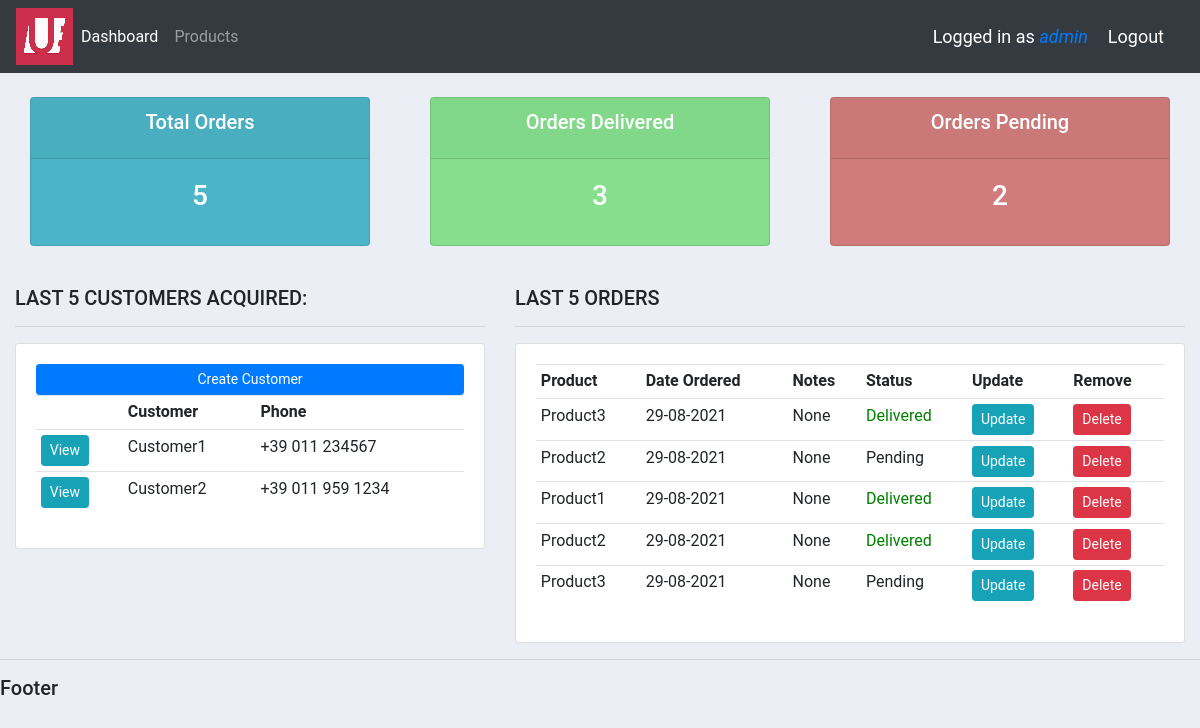
The page / (signed in) on the database as committed earlier.
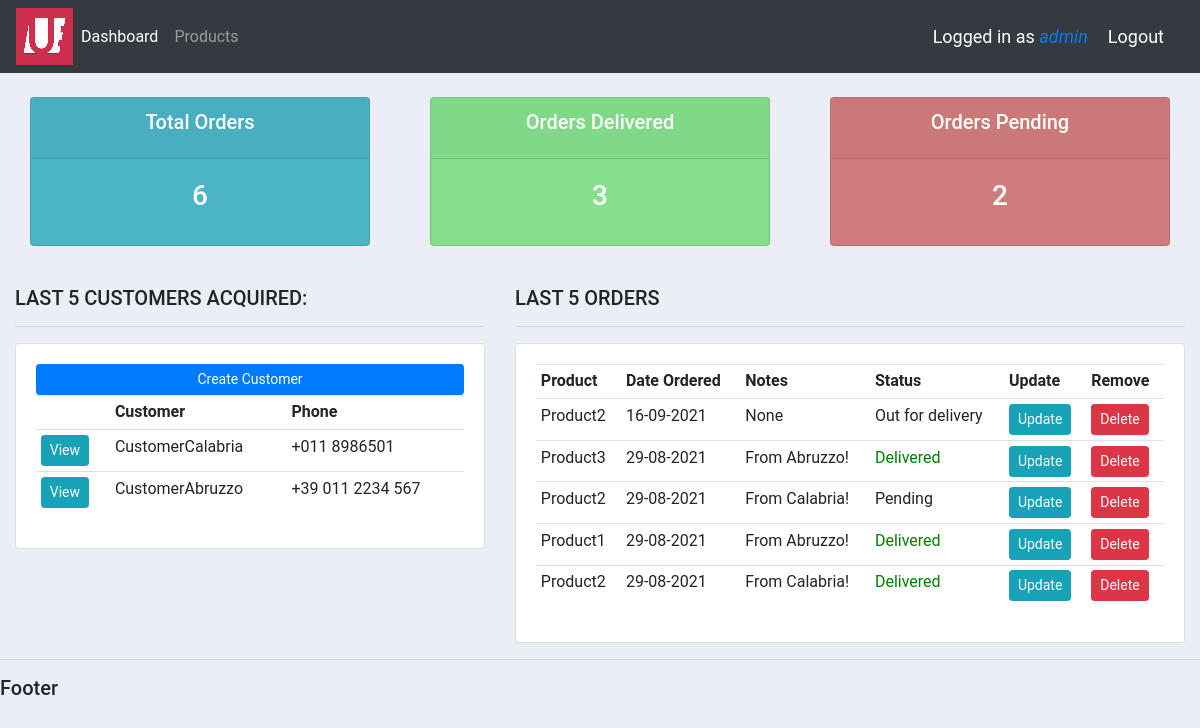
The same page on the database as committed later.
### accounts/models.py (models this page shows, shortened)
class Customer(models.Model):
    user = models.OneToOneField(User, null=True, blank=True, on_delete=models.SET_NULL)  # One-to-one with user, set user null if deleted
    name = models.CharField(max_length=200, null=True)     # String
    phone = models.CharField(max_length=200, null=True, blank=True)     # String
    region = models.ForeignKey(Group, null=True, on_delete=models.SET_NULL)
    address = models.CharField(max_length=200, null=True, blank=True)   # String
    email = models.CharField(max_length=200, null=True)     # String
    profile_pic = models.ImageField(default="blank_profile.png", null=True, blank=True)      # Image
    date_created = models.DateTimeField(auto_now_add=True)  # Timestamp

class Order(models.Model):
    STATUS = (
        ('Pending','Pending'),
        ('Out for delivery','Out for delivery'),
        ('Delivered','Delivered')
    )
    customer = models.ForeignKey(Customer, null=True, on_delete = models.SET_NULL)
    product = models.ForeignKey(Product, null=True, on_delete=models.SET_NULL)
    date_created = models.DateTimeField(auto_now_add=True)  # Timestamp
    status = models.CharField(max_length=200, null=True, choices=STATUS)     # String with dropdown choices
    notes = models.CharField(max_length=200, null=True, blank=True)

class Product(models.Model):
    CATEGORY = (
        ('Hardware','Hardware'),
        ('Software','Software'),
    )
    name = models.CharField(max_length=200, null=True)     # String
    price = models.FloatField(null=True)                    # Float
    category = models.CharField(max_length=200, null=True, choices=CATEGORY)     # String
    description = models.CharField(max_length=200, null=True, blank=True)     # String, can be blank
    date_created = models.DateTimeField(auto_now_add=True)  # Timestamp
    tag = models.ManyToManyField(Tag)
    def __str__(self):
        return self.name

### accounts/decorators.py (the view)
    def wrapper_function(request, *args, **kwargs):
        group = None
        if request.user.groups.exists():
            group = request.user.groups.all()[0].name
        if group == 'Customers':
            return redirect('user_page')
        else:
            return view_function(request, *args, **kwargs)

### accounts/templatetags/has_group.py (called while the page is built)
@register.filter(name='has_group')
def has_group(user, group_name):
    return user.groups.filter(name=group_name).exists()

### accounts/templates/accounts/dashboard.html
{% extends 'accounts/main.html' %}
{% block content %}
{% include 'accounts/status.html' %}
<br>
<div class="row">
	<div class="col-md-5">
		<h5>LAST 5 CUSTOMERS ACQUIRED:</h5>
		<hr>
		<div class="card card-body">
			<a class="btn btn-primary btn-sm btn-block" href="">Create Customer</a>
			<table class="table table-sm">
				<tr>
					<th></th>
					<th>Customer</th>
					<th>Phone</th>
					{% for customer in customers %}
					<tr>
						<td><a href="{% url 'customer' customer.id %}" class="btn btn-sm btn-info">View</a></td>
						<td>{{ customer.name }}</td>
						<td>{{ customer.phone }}</td>
					</tr>
					{% endfor %}
				</tr>
			</table>
		</div>
	</div>
	<div class="col-md-7">
		<h5>LAST 5 ORDERS</h5>
		<hr>
		<div class="card card-body">
			<table class="table table-sm">
				<tr>
					<th>Product</th>
					<th>Date Ordered</th>
					<th>Notes</th>
					<th>Status</th>
					<th>Update</th>
					<th>Remove</th>
					{% for order in orders %}
						<tr>
							<td>{{ order.product }}</td>
							<td>{{ order.date_created|date:"d-m-Y" }}</td>
							<td>{{ order.notes }}</td>
							{% if order.status == 'Delivered' %}
								<td id="delivered">{{ order.status}}</td>
							{% else %}
								<td>{{ order.status}}</td>
							{% endif %}
							<td><a class="btn btn-sm btn-info" href="{% url 'update_order' order.id %}">Update</a></td>
							<td><a class="btn btn-sm btn-danger" href="{% url 'delete_order' order.id %}">Delete</a></td>
						</tr>
					{% endfor %}
				</tr>
			</table>
		</div>
	</div>
</div>
{% endblock %}

### accounts/templates/accounts/main.html (shortened to what this page needs)
{% load static %}
<!DOCTYPE html>
<html>
    <head>
        <link rel="stylesheet" href="https://maxcdn.bootstrapcdn.com/bootstrap/4.0.0/css/bootstrap.min.css">
        <link rel="stylesheet" type="text/css" href="{% static '/css/main.css' %}">
    </head>
    <body>
        {% include 'accounts/navbar.html' %}
        {% block content %}
        {% endblock %}
        <hr>
        <h5>Footer</h5>
    </body>
</html>

### accounts/templates/accounts/navbar.html (shortened to what this page needs)
{% load static %}
{% load has_group %}
<nav class="navbar navbar-expand-lg navbar-dark bg-dark">
  <a href="{% url 'home' %}">
    <img src="{% static 'images/logo.png' %}">
  </a>
    <div class="collapse navbar-collapse" id="navbarNav">
      <ul class="navbar-nav">
        <li class="nav-item active">
          <a class="nav-link" href="{% url 'home' %}">Dashboard</a>
        </li>
        {% if request.user|has_group:"Customers" %}
        <li class="nav-item">
          <a class="nav-link" href="{% url 'user_settings' %}">Settings</a>
        </li>
        {% else %}
        <li class="nav-item">
          <a class="nav-link" href="{% url 'products' %}">Products</a>
        </li>
        {% endif %}
      </ul>
    </div>
    <span class="hello-msg">Logged in as <a href="{% url 'user_page' %}"><i>{{ request.user }}</i></a></span>
    <span><a class="hello-msg" href="{% url 'logout' %}">Logout</a></span>
  </nav>

### accounts/templates/accounts/status.html
<br>
<div class="row">
	<div class="col">
		<div class="col-md">
			<div class="card text-center text-white  mb-3" id="total-orders">
			  	<div class="card-header">
			  		<h5 class="card-title">Total Orders</h5>
			  	</div>
			  	<div class="card-body">
			    	<h3 class="card-title">{{ total_orders }}</h3>
			  	</div>
			</div>
		</div>
	</div>
	<div class="col">
		<div class="col-md">
			<div class="card text-center text-white  mb-3" id="orders-delivered">
			  	<div class="card-header">
			  		<h5 class="card-title">Orders Delivered</h5>
			  	</div>
			  	<div class="card-body">
			    	<h3 class="card-title">{{ delivered_orders}}</h3>
			  	</div>
			</div>
		</div>
	</div>
	<div class="col">
		<div class="col-md">
			<div class="card text-center text-white  mb-3" id="orders-pending">
			  	<div class="card-header">
			  		<h5 class="card-title">Orders Pending</h5>
			  	</div>
			  	<div class="card-body">
			    	<h3 class="card-title">{{ pending_orders }}</h3>
			  	</div>
			</div>
		</div>
	</div>
</div>

### static/css/main.css (style rules this page uses)
body { font-family: 'Roboto', sans-serif !important; background-color: #ebeff5; }
.row { margin: auto; }
#total-orders { background-color: #4cb4c7; }
#orders-delivered { background-color: #86df8d; }
#orders-pending { background-color: #d17c7c; }
#delivered { color: green; }

### accounts/templates/accounts/navbar.html (style rules this page uses)
.hello-msg { font-size: 18px; color: white; margin-right: 20px; }

Rows that differ between the two databases and show on the page:
removed Customer: name "Customer1", phone "+39 011 234567"
no longer on this page (row edited): Order: product "Product3", date_created "29-08-2021", notes "None", status "Pending"
changed Customer: name "Customer2" → "CustomerCalabria"; phone "+39 011 959 1234" → "+011 8986501"
added Customer: name "CustomerAbruzzo", phone "+39 011 2234 567"
added Order: product "Product2", date_created "16-09-2021", notes "None", status "Out for delivery"
changed Order "Product3": notes "None" → "From Abruzzo!"
changed Order "Pending": notes "None" → "From Calabria!"
changed Order "Product1": notes "None" → "From Abruzzo!"
changed Order (number 5 of 5 on the later page): notes "None" → "From Calabria!"
Other text that changed with them:
{{ total_orders }}: "5" → "6"
